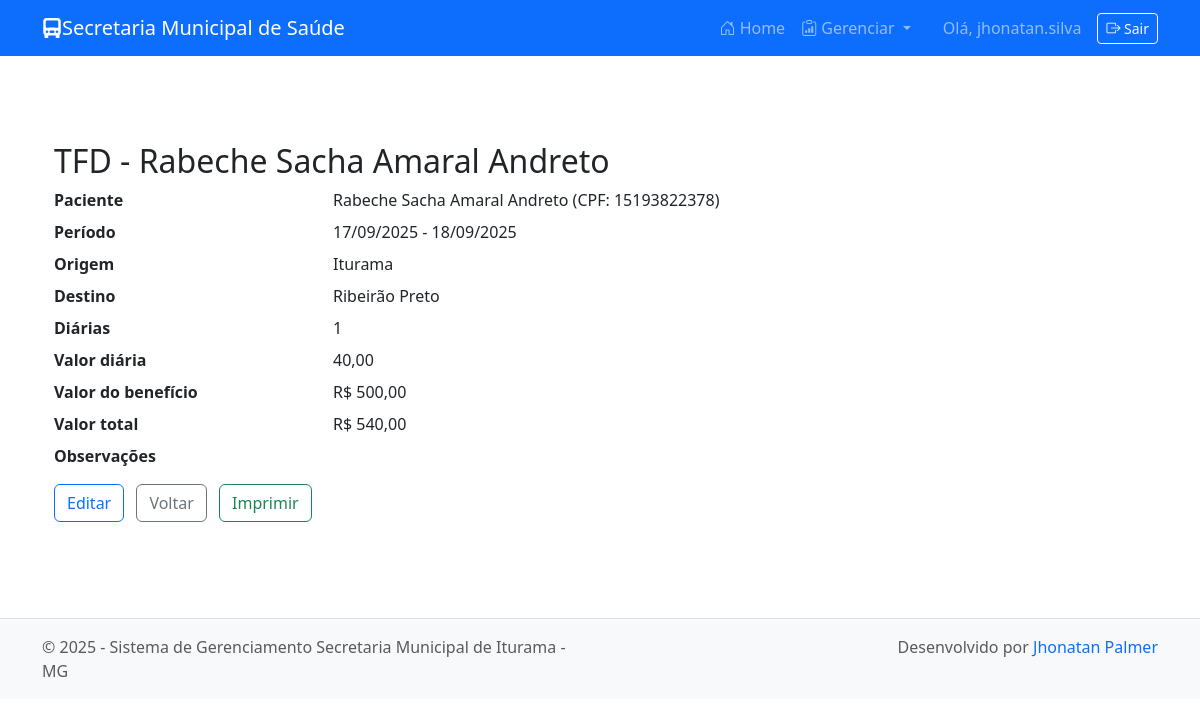
The app's page /tfd/8/ (signed in) with its own data.
### tfd/models.py (models this page shows, shortened)
class TFD(models.Model):
	paciente = models.ForeignKey(
		'pacientes.Paciente', on_delete=models.SET_NULL, null=True, blank=True,
		help_text='Opcional: vincular a um paciente já cadastrado')
	paciente_nome = models.CharField('Nome do paciente', max_length=150)
	paciente_cpf = models.CharField('CPF', max_length=14, blank=True, null=True)
	paciente_cns = models.CharField('CNS', max_length=20, blank=True, null=True)
	paciente_endereco = models.TextField('Endereço', max_length=300, blank=True)
	paciente_telefone = models.CharField('Telefone', max_length=30, blank=True)
	cidade_origem = models.CharField('Cidade de origem', max_length=100, default='Iturama', editable=False)
	cidade_destino = models.CharField('Cidade de destino', max_length=150, blank=True)
	data_inicio = models.DateField('Data início', null=True, blank=True)
	data_fim = models.DateField('Data fim', null=True, blank=True)
	numero_diarias = models.PositiveIntegerField('Número de diárias', default=1)
	valor_diaria = models.DecimalField('Valor da diária', max_digits=10, decimal_places=2)
	valor_beneficio = models.DecimalField('Valor do benefício', max_digits=12, decimal_places=2, default=0)
	valor_total = models.DecimalField('Valor total', max_digits=12, decimal_places=2)
	observacoes = models.TextField('Observações', blank=True)
	criado_em = models.DateTimeField(auto_now_add=True)
	atualizado_em = models.DateTimeField(auto_now=True)
	class Meta:
		verbose_name = 'TFD'
		verbose_name_plural = 'TFD'
		ordering = ['-data_inicio', '-criado_em']

### pacientes/models.py (models this page shows, shortened)
class Paciente(models.Model):
    nome = models.CharField(max_length=150)
    cpf = models.CharField(max_length=11, blank=True, null=True, unique=True, validators=[validate_cpf])
    cns = models.CharField(max_length=15, blank=True, null=True)
    data_nascimento = models.DateField()
    endereco = models.TextField(max_length=30)
    telefone = models.CharField(max_length=20, blank=True)

### tfd/views.py (the view)
# urls.py: path('<int:pk>/', views.TFDDetailView.as_view(), name='tfd-detail'),
class TFDDetailView(LoginRequiredMixin, DetailView):
    login_url = '/accounts/login/'
    model = TFD
    template_name = 'tfd/tfd_detail.html'
    context_object_name = 'tfd'

### tfd/templatetags/currency_filters.py (called while the page is built)
@register.filter
def br_currency(value):
    try:
        v = float(value)
    except Exception:
        return value
    s = f"{v:,.2f}"
    s = s.replace(',', 'X').replace('.', ',').replace('X', '.')
    return f"R$ {s}"

### tfd/templates/tfd/tfd_detail.html (shortened to what this page needs)
{% extends 'base.html' %}
{% load currency_filters %}
{% block content %}
<div class="container py-5">
    <h2>TFD - {% if tfd.paciente %}{{ tfd.paciente.nome }}{% else %}{{ tfd.paciente_nome }}{% endif %}</h2>
    <dl class="row">
        <dt class="col-sm-3">Paciente</dt>
    <dd class="col-sm-9">{% if tfd.paciente %}{{ tfd.paciente.nome }} (CPF: {{ tfd.paciente.cpf }}){% else %}{{ tfd.paciente_nome }} (CPF: {{ tfd.paciente_cpf }}){% endif %}</dd>
        <dt class="col-sm-3">Período</dt>
        <dd class="col-sm-9">
            {% if tfd.data_inicio %}{{ tfd.data_inicio|date:"d/m/Y" }}{% else %}—{% endif %}
            {% if tfd.data_fim and tfd.data_fim != tfd.data_inicio %} - {{ tfd.data_fim|date:"d/m/Y" }}{% endif %}
        </dd>
    <dt class="col-sm-3">Origem</dt>
    <dd class="col-sm-9">{{ tfd.cidade_origem }}</dd>
    <dt class="col-sm-3">Destino</dt>
    <dd class="col-sm-9">{{ tfd.cidade_destino }}</dd>
        <dt class="col-sm-3">Diárias</dt>
        <dd class="col-sm-9">{{ tfd.numero_diarias }}</dd>
        <dt class="col-sm-3">Valor diária</dt>
        <dd class="col-sm-9">{{ tfd.valor_diaria }}</dd>
        <dt class="col-sm-3">Valor do benefício</dt>
    <dd class="col-sm-9">{{ tfd.valor_beneficio|br_currency }}</dd>
        <dt class="col-sm-3">Valor total</dt>
    <dd class="col-sm-9">{{ tfd.valor_total|br_currency }}</dd>
        <dt class="col-sm-3">Observações</dt>
        <dd class="col-sm-9">{{ tfd.observacoes|linebreaks }}</dd>
    </dl>
    <a href="{% url 'tfd-update' tfd.pk %}" class="btn btn-outline-primary">Editar</a>
    <a href="{% url 'tfd-list' %}" class="btn btn-outline-secondary ms-2">Voltar</a>
    <a href="{% url 'tfd-print' tfd.pk %}" target="_blank" class="btn btn-outline-success ms-2">Imprimir</a>
</div>
{% endblock %}

### secretaria_it/templates/base.html (shortened to what this page needs)
<!DOCTYPE html>
<html lang="pt-br">
<head>
    <link href="https://cdn.jsdelivr.net/npm/bootstrap@5.3.2/dist/css/bootstrap.min.css" rel="stylesheet" />
    <link href="https://cdn.jsdelivr.net/npm/bootstrap-icons@1.10.5/font/bootstrap-icons.css" rel="stylesheet" />
</head>
<body>
    <nav class="navbar navbar-expand-lg navbar-dark bg-primary fixed-top">
        <div class="container">
            <a class="navbar-brand" href="{% url 'dashboard' %}">
                <i class="bi bi-truck-front-fill"></i>Secretaria Municipal de Saúde
            </a>
            <div class="collapse navbar-collapse" id="navbarNav">
                <ul class="navbar-nav ms-auto">
                    <li class="nav-item">
                        <a class="nav-link" href="{% url 'dashboard' %}">
                            <i class="bi bi-house-door"></i> Home
                        </a>
                    </li>
                    {% if user.is_authenticated %}
                    <li class="nav-item dropdown">
                        <a class="nav-link dropdown-toggle" href="#" id="navDropdown" role="button" data-bs-toggle="dropdown" aria-expanded="false">
                            <i class="bi bi-clipboard-data"></i> Gerenciar
                        </a>
                    </li>
                    <li class="nav-item d-flex align-items-center ms-3">
                        <span class="nav-link mb-0">Olá, {{ user.get_full_name|default:user.username }}</span>
                        <form method="post" action="{% url 'logout' %}" class="d-inline ms-2 mb-0">
                            <button type="submit" class="btn btn-outline-light btn-sm">
                                <i class="bi bi-box-arrow-right"></i> Sair
                            </button>
                        </form>
                    </li>
                    {% else %}
                    <li class="nav-item">
                        <a class="nav-link" href="{% url 'login' %}"><i class="bi bi-box-arrow-in-right"></i> Login</a>
                    </li>
                    {% endif %}
                </ul>
            </div>
        </div>
    </nav>
    <main class="container mt-4">
        {% block content %}{% endblock %}
    </main>
    <footer>
        <div class="container">
            <div class="row text-muted">
                <div class="col-md-6 text-md-start mb-2 mb-md-0">
                    &copy; {{ year|default:"2025" }} - Sistema de Gerenciamento Secretaria Municipal de Iturama - MG
                </div>
                <div class="col-md-6 text-md-end">
                    Desenvolvido por <a href="https://www.instagram.com/jhonatan.babu/" target="_blank" class="text-decoration-none">Jhonatan Palmer</a>
                </div>
            </div>
        </div>
    </footer>
</body>
</html>

### secretaria_it/templates/base.html (style rules this page uses)
body { padding-top: 70px; }
footer { background-color: #f8f9fa; padding: 1rem 0; text-align: center; margin-top: 3rem; border-top: 1px solid #dee2e6; }

### records on screen
TFD: paciente.nome "Rabeche Sacha Amaral Andreto", paciente.cpf "15193822378", data_inicio "17/09/2025", data_fim "18/09/2025", cidade_origem "Iturama", cidade_destino "Ribeirão Preto", numero_diarias "1", valor_diaria "40,00", valor_beneficio|br_currency "R$ 500,00", valor_total|br_currency "R$ 540,00"

### other values on screen
{{ user.get_full_name|default:user.username }} "jhonatan.silva"
{{ year|default:"2025" }} "2025"
